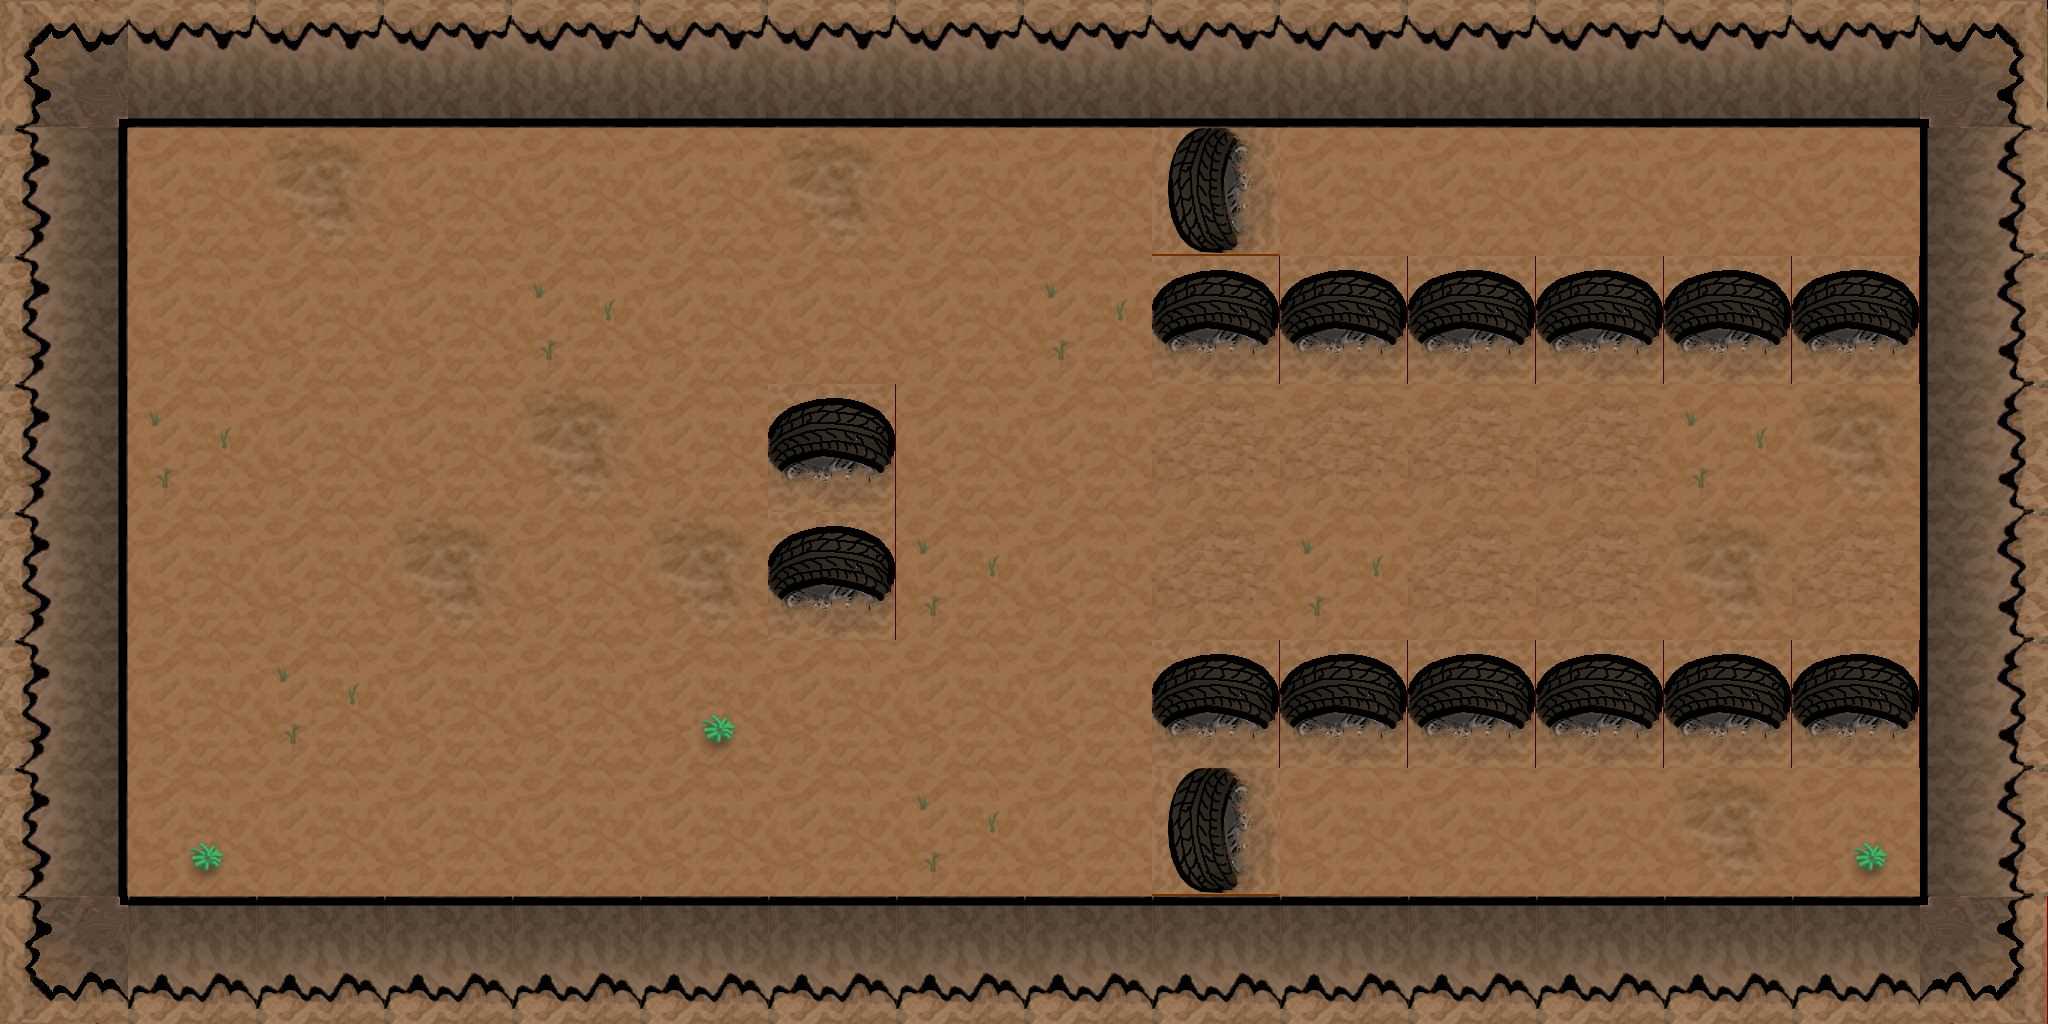

The image is a tile-based game level rendered from a .tmx file. Its description and complete source (layers, tilesets, objects, tile grids) follow:
An orthogonal 16x8 tile map with 128x128 px tiles, 1 tile layer (Capa de Patrones 1).

<map version="1.0" orientation="orthogonal" renderorder="right-down" width="16" height="8" tilewidth="128" tileheight="128" nextobjectid="1">
 <tileset firstgid="1" name="Tileset_zon2" tilewidth="128" tileheight="128" tilecount="36" columns="4">
  <image source="../../Mapa/Tilesets/Tileset_zon2.png" width="512" height="1152" />
 </tileset>
 <layer name="Capa de Patrones 1" width="16" height="8">
  <data encoding="csv">
17,14,14,14,14,14,14,14,14,14,14,14,14,14,14,18,
13,5,9,5,5,5,9,5,5,33,5,5,5,5,5,15,
13,5,5,5,11,5,5,5,11,26,26,26,26,26,26,15,
13,11,5,5,9,5,26,5,5,6,6,6,6,11,9,15,
13,5,5,9,5,9,26,11,5,6,11,6,6,9,6,15,
13,5,11,5,5,10,5,5,5,26,26,26,26,26,26,15,
13,10,5,5,5,5,5,11,5,33,5,5,5,9,10,15,
20,16,16,16,16,16,16,16,16,16,16,16,16,16,16,19
</data>
 </layer>
</map>
